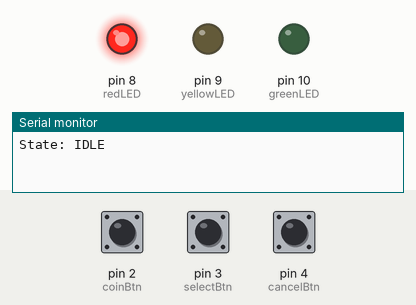
This sketch was run on a simulated Arduino Uno, built with avr-gcc and run on an emulated ATmega328P. Shown: output pins drawn as LEDs (lit = HIGH), the last lines printed to the serial monitor. The inputs (shaded band) are chosen by the test bench; at power-on: pin 2 (coinBtn) HIGH, pin 3 (selectBtn) HIGH, pin 4 (cancelBtn) HIGH.

Above: at 1.2 s.
1.3 s: pin 2 (coinBtn) pulled LOW for 0.15 s
At 2.3 s:
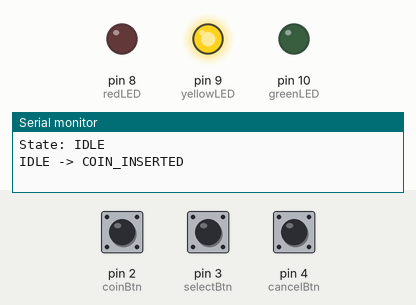
2.9 s: pin 3 (selectBtn) pulled LOW for 0.15 s
At 3.8 s:
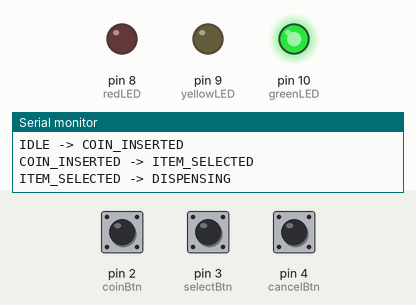
6.0 s: pin 2 (coinBtn) pulled LOW for 1 s
At 7.3 s:
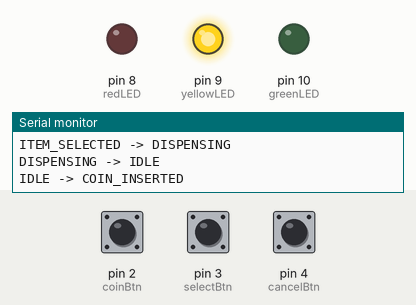
8.5 s: pin 4 (cancelBtn) pulled LOW for 0.15 s
At 9.0 s:
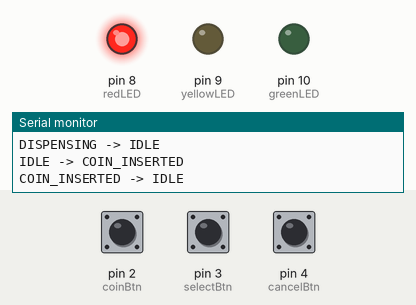
10.1 s: pin 2 (coinBtn) pulled LOW for 3.2 s
At 11.4 s:
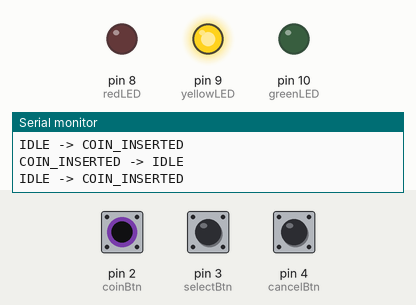
Timing chart, 0 to 13.1 s (numbered marks = the images above; inputs shaded):
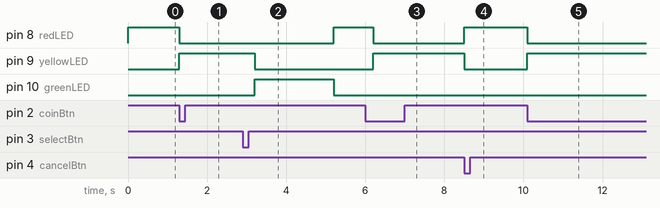

Measured:
- after the input at 1.3 s, pin 8 (redLED): HIGH → LOW at once; pin 9 (yellowLED): LOW → HIGH at once
- after the input at 2.9 s, pin 8 (redLED): LOW → HIGH after 2.3 s; pin 9 (yellowLED): HIGH → LOW after 0.30 s; pin 10 (greenLED): LOW → HIGH after 0.30 s, → LOW 2.0 s later
- after the input at 6.0 s, pin 8 (redLED): HIGH → LOW after 0.20 s; pin 9 (yellowLED): LOW → HIGH after 0.20 s
- after the input at 8.5 s, pin 8 (redLED): LOW → HIGH at once; pin 9 (yellowLED): HIGH → LOW at once
- after the input at 10.1 s, pin 8 (redLED): HIGH → LOW at once; pin 9 (yellowLED): LOW → HIGH at once

The sketch:

Q18_State_Machine.ino
```cpp
/*
STATE TRANSITION DIAGRAM

        Insert Coin
IDLE -----------------> COIN_INSERTED
 ^                         |
 | Cancel                  | Select Item
 |                         V
 |------------------- ITEM_SELECTED
                           |
                           | Dispense
                           V
                      DISPENSING
                           |
                           | Finish
                           V
                         IDLE

Cancel button from COIN_INSERTED or ITEM_SELECTED -> IDLE
*/

const int coinBtn = 2;
const int selectBtn = 3;
const int cancelBtn = 4;

const int redLED = 8;
const int yellowLED = 9;
const int greenLED = 10;

enum State {
  IDLE,
  COIN_INSERTED,
  ITEM_SELECTED,
  DISPENSING
};

State currentState = IDLE;

void setup() {
  Serial.begin(9600);

  pinMode(coinBtn, INPUT_PULLUP);
  pinMode(selectBtn, INPUT_PULLUP);
  pinMode(cancelBtn, INPUT_PULLUP);

  pinMode(redLED, OUTPUT);
  pinMode(yellowLED, OUTPUT);
  pinMode(greenLED, OUTPUT);

  updateLEDs();
  Serial.println("State: IDLE");
}

void loop() {

  switch (currentState) {

    case IDLE:
      if (digitalRead(coinBtn) == LOW) {
        currentState = COIN_INSERTED;
        Serial.println("IDLE -> COIN_INSERTED");
        updateLEDs();
        delay(300);
      }
      break;

    case COIN_INSERTED:
      if (digitalRead(selectBtn) == LOW) {
        currentState = ITEM_SELECTED;
        Serial.println("COIN_INSERTED -> ITEM_SELECTED");
        updateLEDs();
        delay(300);
      }

      if (digitalRead(cancelBtn) == LOW) {
        currentState = IDLE;
        Serial.println("COIN_INSERTED -> IDLE");
        updateLEDs();
        delay(300);
      }
      break;

    case ITEM_SELECTED:
      Serial.println("ITEM_SELECTED -> DISPENSING");
      currentState = DISPENSING;
      updateLEDs();
      delay(2000);
      break;

    case DISPENSING:
      Serial.println("DISPENSING -> IDLE");
      currentState = IDLE;
      updateLEDs();
      delay(1000);
      break;
  }
}

void updateLEDs() {

  digitalWrite(redLED, LOW);
  digitalWrite(yellowLED, LOW);
  digitalWrite(greenLED, LOW);

  switch (currentState) {

    case IDLE:
      digitalWrite(redLED, HIGH);
      break;

    case COIN_INSERTED:
    case ITEM_SELECTED:
      digitalWrite(yellowLED, HIGH);
      break;

    case DISPENSING:
      digitalWrite(greenLED, HIGH);
      break;
  }
}
```
